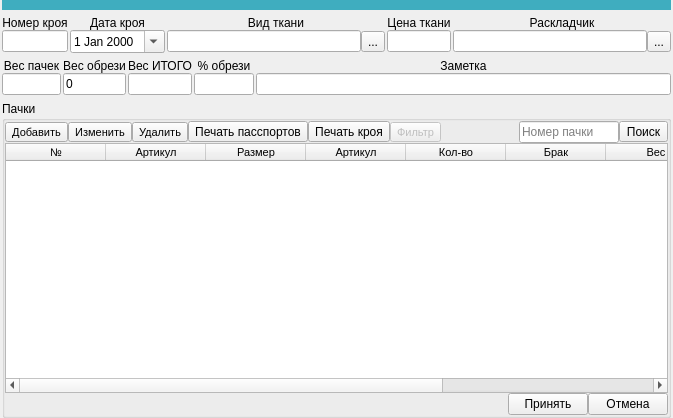
<?xml version="1.0" encoding="UTF-8"?>
<ui version="4.0">
 <class>Dialog</class>
 <widget class="QDialog" name="Dialog">
  <property name="geometry">
   <rect>
    <x>0</x>
    <y>0</y>
    <width>673</width>
    <height>418</height>
   </rect>
  </property>
  <property name="windowTitle">
   <string>Крой</string>
  </property>
  <layout class="QGridLayout" name="gridLayout">
   <property name="leftMargin">
    <number>2</number>
   </property>
   <property name="topMargin">
    <number>0</number>
   </property>
   <property name="rightMargin">
    <number>2</number>
   </property>
   <property name="bottomMargin">
    <number>0</number>
   </property>
   <property name="spacing">
    <number>6</number>
   </property>
   <item row="1" column="0">
    <layout class="QGridLayout" name="gridLayout_2">
     <item row="1" column="0">
      <layout class="QGridLayout" name="gridLayout_3" columnstretch="1,2,5,1,5">
       <property name="horizontalSpacing">
        <number>2</number>
       </property>
       <property name="verticalSpacing">
        <number>0</number>
       </property>
       <item row="1" column="1">
        <widget class="QDateEdit" name="de_cut_date">
         <property name="calendarPopup">
          <bool>true</bool>
         </property>
        </widget>
       </item>
       <item row="0" column="1">
        <widget class="QLabel" name="label">
         <property name="text">
          <string>&lt;html&gt;&lt;head/&gt;&lt;body&gt;&lt;p align=&quot;center&quot;&gt;Дата кроя&lt;/p&gt;&lt;/body&gt;&lt;/html&gt;</string>
         </property>
        </widget>
       </item>
       <item row="1" column="0">
        <widget class="QLineEdit" name="le_number_cut">
         <property name="readOnly">
          <bool>true</bool>
         </property>
        </widget>
       </item>
       <item row="1" column="4">
        <layout class="QHBoxLayout" name="horizontalLayout_2">
         <property name="spacing">
          <number>0</number>
         </property>
         <item>
          <widget class="QLineEdit" name="le_worker_cut">
           <property name="readOnly">
            <bool>true</bool>
           </property>
          </widget>
         </item>
         <item>
          <widget class="QToolButton" name="toolButton_2">
           <property name="text">
            <string>...</string>
           </property>
          </widget>
         </item>
        </layout>
       </item>
       <item row="0" column="0">
        <widget class="QLabel" name="label_2">
         <property name="text">
          <string>&lt;html&gt;&lt;head/&gt;&lt;body&gt;&lt;p align=&quot;center&quot;&gt;Номер кроя&lt;/p&gt;&lt;/body&gt;&lt;/html&gt;</string>
         </property>
        </widget>
       </item>
       <item row="0" column="4">
        <widget class="QLabel" name="label_4">
         <property name="text">
          <string>&lt;html&gt;&lt;head/&gt;&lt;body&gt;&lt;p align=&quot;center&quot;&gt;Раскладчик&lt;/p&gt;&lt;/body&gt;&lt;/html&gt;</string>
         </property>
        </widget>
       </item>
       <item row="1" column="2">
        <layout class="QHBoxLayout" name="horizontalLayout">
         <property name="spacing">
          <number>0</number>
         </property>
         <item>
          <widget class="QLineEdit" name="le_material_cut">
           <property name="readOnly">
            <bool>true</bool>
           </property>
          </widget>
         </item>
         <item>
          <widget class="QToolButton" name="toolButton">
           <property name="text">
            <string>...</string>
           </property>
          </widget>
         </item>
        </layout>
       </item>
       <item row="0" column="2">
        <widget class="QLabel" name="label_3">
         <property name="text">
          <string>&lt;html&gt;&lt;head/&gt;&lt;body&gt;&lt;p align=&quot;center&quot;&gt;Вид ткани&lt;/p&gt;&lt;/body&gt;&lt;/html&gt;</string>
         </property>
        </widget>
       </item>
       <item row="1" column="3">
        <widget class="QLineEdit" name="le_material_price"/>
       </item>
       <item row="0" column="3">
        <widget class="QLabel" name="label_10">
         <property name="text">
          <string>&lt;html&gt;&lt;head/&gt;&lt;body&gt;&lt;p align=&quot;center&quot;&gt;Цена ткани&lt;/p&gt;&lt;/body&gt;&lt;/html&gt;</string>
         </property>
        </widget>
       </item>
      </layout>
     </item>
     <item row="2" column="0">
      <layout class="QGridLayout" name="gridLayout_5" columnstretch="1,1,1,1,7">
       <property name="horizontalSpacing">
        <number>2</number>
       </property>
       <property name="verticalSpacing">
        <number>0</number>
       </property>
       <item row="1" column="0">
        <widget class="QLineEdit" name="le_weight_cut">
         <property name="readOnly">
          <bool>true</bool>
         </property>
        </widget>
       </item>
       <item row="1" column="1">
        <widget class="QLineEdit" name="le_weight_rest_cut">
         <property name="text">
          <string>0</string>
         </property>
        </widget>
       </item>
       <item row="1" column="3">
        <widget class="QLineEdit" name="le_rest_cut">
         <property name="readOnly">
          <bool>true</bool>
         </property>
        </widget>
       </item>
       <item row="1" column="2">
        <widget class="QLineEdit" name="le_all_weight_cut">
         <property name="readOnly">
          <bool>true</bool>
         </property>
        </widget>
       </item>
       <item row="0" column="2">
        <widget class="QLabel" name="label_7">
         <property name="text">
          <string>&lt;html&gt;&lt;head/&gt;&lt;body&gt;&lt;p align=&quot;center&quot;&gt;Вес ИТОГО&lt;/p&gt;&lt;/body&gt;&lt;/html&gt;</string>
         </property>
        </widget>
       </item>
       <item row="0" column="0">
        <widget class="QLabel" name="label_5">
         <property name="text">
          <string>&lt;html&gt;&lt;head/&gt;&lt;body&gt;&lt;p align=&quot;center&quot;&gt;Вес пачек&lt;/p&gt;&lt;/body&gt;&lt;/html&gt;</string>
         </property>
        </widget>
       </item>
       <item row="0" column="3">
        <widget class="QLabel" name="label_8">
         <property name="text">
          <string>&lt;html&gt;&lt;head/&gt;&lt;body&gt;&lt;p align=&quot;center&quot;&gt;% обрези&lt;/p&gt;&lt;/body&gt;&lt;/html&gt;</string>
         </property>
        </widget>
       </item>
       <item row="0" column="1">
        <widget class="QLabel" name="label_6">
         <property name="text">
          <string>&lt;html&gt;&lt;head/&gt;&lt;body&gt;&lt;p align=&quot;center&quot;&gt;Вес обрези&lt;/p&gt;&lt;/body&gt;&lt;/html&gt;</string>
         </property>
        </widget>
       </item>
       <item row="0" column="4">
        <widget class="QLabel" name="label_9">
         <property name="text">
          <string>&lt;html&gt;&lt;head/&gt;&lt;body&gt;&lt;p align=&quot;center&quot;&gt;Заметка&lt;/p&gt;&lt;/body&gt;&lt;/html&gt;</string>
         </property>
        </widget>
       </item>
       <item row="1" column="4">
        <widget class="QLineEdit" name="le_note_cut"/>
       </item>
      </layout>
     </item>
    </layout>
   </item>
   <item row="2" column="0">
    <widget class="QGroupBox" name="groupBox">
     <property name="title">
      <string>Пачки</string>
     </property>
     <layout class="QGridLayout" name="gridLayout_6">
      <property name="leftMargin">
       <number>0</number>
      </property>
      <property name="topMargin">
       <number>0</number>
      </property>
      <property name="rightMargin">
       <number>0</number>
      </property>
      <property name="bottomMargin">
       <number>0</number>
      </property>
      <property name="spacing">
       <number>0</number>
      </property>
      <item row="0" column="0">
       <layout class="QHBoxLayout" name="horizontalLayout_3">
        <property name="spacing">
         <number>0</number>
        </property>
        <item>
         <widget class="QToolButton" name="bu_pack_add">
          <property name="font">
           <font>
            <pointsize>8</pointsize>
           </font>
          </property>
          <property name="text">
           <string>Добавить</string>
          </property>
         </widget>
        </item>
        <item>
         <widget class="QToolButton" name="bu_pack_change">
          <property name="font">
           <font>
            <pointsize>8</pointsize>
           </font>
          </property>
          <property name="text">
           <string>Изменить</string>
          </property>
         </widget>
        </item>
        <item>
         <widget class="QToolButton" name="bu_pack_del">
          <property name="font">
           <font>
            <pointsize>8</pointsize>
           </font>
          </property>
          <property name="text">
           <string>Удалить</string>
          </property>
         </widget>
        </item>
        <item>
         <widget class="QToolButton" name="toolButton_5">
          <property name="text">
           <string>Печать пасспортов</string>
          </property>
         </widget>
        </item>
        <item>
         <widget class="QToolButton" name="toolButton_6">
          <property name="text">
           <string>Печать кроя</string>
          </property>
         </widget>
        </item>
        <item>
         <widget class="QToolButton" name="toolButton_3">
          <property name="enabled">
           <bool>false</bool>
          </property>
          <property name="font">
           <font>
            <pointsize>8</pointsize>
           </font>
          </property>
          <property name="text">
           <string>Фильтр</string>
          </property>
         </widget>
        </item>
        <item>
         <spacer name="horizontalSpacer">
          <property name="orientation">
           <enum>Qt::Horizontal</enum>
          </property>
          <property name="sizeHint" stdset="0">
           <size>
            <width>40</width>
            <height>20</height>
           </size>
          </property>
         </spacer>
        </item>
        <item>
         <widget class="QLineEdit" name="le_pack_number_filter">
          <property name="minimumSize">
           <size>
            <width>50</width>
            <height>0</height>
           </size>
          </property>
          <property name="maximumSize">
           <size>
            <width>100</width>
            <height>16777215</height>
           </size>
          </property>
          <property name="placeholderText">
           <string>Номер пачки</string>
          </property>
         </widget>
        </item>
        <item>
         <widget class="QToolButton" name="toolButton_4">
          <property name="text">
           <string>Поиск</string>
          </property>
         </widget>
        </item>
       </layout>
      </item>
      <item row="2" column="0">
       <layout class="QHBoxLayout" name="horizontalLayout_4">
        <item>
         <spacer name="horizontalSpacer_2">
          <property name="orientation">
           <enum>Qt::Horizontal</enum>
          </property>
          <property name="sizeHint" stdset="0">
           <size>
            <width>40</width>
            <height>20</height>
           </size>
          </property>
         </spacer>
        </item>
        <item>
         <widget class="QPushButton" name="pushButton">
          <property name="text">
           <string>Принять</string>
          </property>
          <property name="autoDefault">
           <bool>false</bool>
          </property>
         </widget>
        </item>
        <item>
         <widget class="QPushButton" name="pushButton_2">
          <property name="text">
           <string>Отмена</string>
          </property>
          <property name="autoDefault">
           <bool>false</bool>
          </property>
         </widget>
        </item>
       </layout>
      </item>
      <item row="1" column="0">
       <widget class="QTableWidget" name="tw_pack">
        <property name="font">
         <font>
          <family>Tahoma</family>
          <pointsize>8</pointsize>
         </font>
        </property>
        <property name="editTriggers">
         <set>QAbstractItemView::NoEditTriggers</set>
        </property>
        <property name="alternatingRowColors">
         <bool>false</bool>
        </property>
        <property name="selectionMode">
         <enum>QAbstractItemView::ExtendedSelection</enum>
        </property>
        <property name="selectionBehavior">
         <enum>QAbstractItemView::SelectRows</enum>
        </property>
        <attribute name="verticalHeaderVisible">
         <bool>false</bool>
        </attribute>
        <attribute name="verticalHeaderDefaultSectionSize">
         <number>20</number>
        </attribute>
        <attribute name="verticalHeaderMinimumSectionSize">
         <number>18</number>
        </attribute>
        <column>
         <property name="text">
          <string>№</string>
         </property>
        </column>
        <column>
         <property name="text">
          <string>Артикул</string>
         </property>
        </column>
        <column>
         <property name="text">
          <string>Размер</string>
         </property>
        </column>
        <column>
         <property name="text">
          <string>Артикул</string>
         </property>
        </column>
        <column>
         <property name="text">
          <string>Кол-во</string>
         </property>
        </column>
        <column>
         <property name="text">
          <string>Брак</string>
         </property>
        </column>
        <column>
         <property name="text">
          <string>Вес</string>
         </property>
        </column>
        <column>
         <property name="text">
          <string>Приемка</string>
         </property>
        </column>
        <column>
         <property name="text">
          <string>Проверка</string>
         </property>
        </column>
       </widget>
      </item>
     </layout>
    </widget>
   </item>
   <item row="0" column="0">
    <widget class="QWidget" name="sw_new_cut_2" native="true">
     <property name="minimumSize">
      <size>
       <width>0</width>
       <height>10</height>
      </size>
     </property>
     <property name="styleSheet">
      <string notr="true">background-color: rgb(63, 173, 191);</string>
     </property>
    </widget>
   </item>
  </layout>
 </widget>
 <tabstops>
  <tabstop>toolButton_4</tabstop>
  <tabstop>pushButton_2</tabstop>
  <tabstop>pushButton</tabstop>
  <tabstop>le_number_cut</tabstop>
  <tabstop>de_cut_date</tabstop>
  <tabstop>le_material_cut</tabstop>
  <tabstop>le_material_price</tabstop>
  <tabstop>le_worker_cut</tabstop>
  <tabstop>le_weight_cut</tabstop>
  <tabstop>le_weight_rest_cut</tabstop>
  <tabstop>le_all_weight_cut</tabstop>
  <tabstop>le_rest_cut</tabstop>
  <tabstop>le_note_cut</tabstop>
  <tabstop>bu_pack_add</tabstop>
  <tabstop>bu_pack_change</tabstop>
  <tabstop>bu_pack_del</tabstop>
  <tabstop>toolButton_3</tabstop>
  <tabstop>tw_pack</tabstop>
  <tabstop>toolButton</tabstop>
  <tabstop>le_pack_number_filter</tabstop>
  <tabstop>toolButton_2</tabstop>
 </tabstops>
 <resources/>
 <connections>
  <connection>
   <sender>de_cut_date</sender>
   <signal>editingFinished()</signal>
   <receiver>Dialog</receiver>
   <slot>ui_edit_date_cut()</slot>
   <hints>
    <hint type="sourcelabel">
     <x>145</x>
     <y>39</y>
    </hint>
    <hint type="destinationlabel">
     <x>0</x>
     <y>20</y>
    </hint>
   </hints>
  </connection>
  <connection>
   <sender>le_material_cut</sender>
   <signal>textChanged(QString)</signal>
   <receiver>Dialog</receiver>
   <slot>ui_edit_material_cut()</slot>
   <hints>
    <hint type="sourcelabel">
     <x>285</x>
     <y>42</y>
    </hint>
    <hint type="destinationlabel">
     <x>250</x>
     <y>0</y>
    </hint>
   </hints>
  </connection>
  <connection>
   <sender>le_worker_cut</sender>
   <signal>textChanged(QString)</signal>
   <receiver>Dialog</receiver>
   <slot>ui_edit_worker_cut()</slot>
   <hints>
    <hint type="sourcelabel">
     <x>539</x>
     <y>40</y>
    </hint>
    <hint type="destinationlabel">
     <x>540</x>
     <y>0</y>
    </hint>
   </hints>
  </connection>
  <connection>
   <sender>le_note_cut</sender>
   <signal>editingFinished()</signal>
   <receiver>Dialog</receiver>
   <slot>ui_edit_note_cut()</slot>
   <hints>
    <hint type="sourcelabel">
     <x>429</x>
     <y>82</y>
    </hint>
    <hint type="destinationlabel">
     <x>404</x>
     <y>0</y>
    </hint>
   </hints>
  </connection>
  <connection>
   <sender>toolButton</sender>
   <signal>clicked()</signal>
   <receiver>Dialog</receiver>
   <slot>ui_view_list_material()</slot>
   <hints>
    <hint type="sourcelabel">
     <x>369</x>
     <y>50</y>
    </hint>
    <hint type="destinationlabel">
     <x>466</x>
     <y>0</y>
    </hint>
   </hints>
  </connection>
  <connection>
   <sender>toolButton_2</sender>
   <signal>clicked()</signal>
   <receiver>Dialog</receiver>
   <slot>ui_view_list_worker()</slot>
   <hints>
    <hint type="sourcelabel">
     <x>650</x>
     <y>50</y>
    </hint>
    <hint type="destinationlabel">
     <x>655</x>
     <y>0</y>
    </hint>
   </hints>
  </connection>
  <connection>
   <sender>le_weight_rest_cut</sender>
   <signal>editingFinished()</signal>
   <receiver>Dialog</receiver>
   <slot>ui_edit_width_rest_cut()</slot>
   <hints>
    <hint type="sourcelabel">
     <x>105</x>
     <y>88</y>
    </hint>
    <hint type="destinationlabel">
     <x>0</x>
     <y>54</y>
    </hint>
   </hints>
  </connection>
  <connection>
   <sender>bu_pack_add</sender>
   <signal>clicked()</signal>
   <receiver>Dialog</receiver>
   <slot>ui_add_pack()</slot>
   <hints>
    <hint type="sourcelabel">
     <x>31</x>
     <y>135</y>
    </hint>
    <hint type="destinationlabel">
     <x>0</x>
     <y>124</y>
    </hint>
   </hints>
  </connection>
  <connection>
   <sender>tw_pack</sender>
   <signal>itemDoubleClicked(QTableWidgetItem*)</signal>
   <receiver>Dialog</receiver>
   <slot>ui_double_click_pack()</slot>
   <hints>
    <hint type="sourcelabel">
     <x>599</x>
     <y>220</y>
    </hint>
    <hint type="destinationlabel">
     <x>655</x>
     <y>219</y>
    </hint>
   </hints>
  </connection>
  <connection>
   <sender>bu_pack_change</sender>
   <signal>clicked()</signal>
   <receiver>Dialog</receiver>
   <slot>ui_edit_pack()</slot>
   <hints>
    <hint type="sourcelabel">
     <x>127</x>
     <y>135</y>
    </hint>
    <hint type="destinationlabel">
     <x>0</x>
     <y>116</y>
    </hint>
   </hints>
  </connection>
  <connection>
   <sender>bu_pack_del</sender>
   <signal>clicked()</signal>
   <receiver>Dialog</receiver>
   <slot>ui_del_pack()</slot>
   <hints>
    <hint type="sourcelabel">
     <x>184</x>
     <y>135</y>
    </hint>
    <hint type="destinationlabel">
     <x>0</x>
     <y>170</y>
    </hint>
   </hints>
  </connection>
  <connection>
   <sender>le_weight_cut</sender>
   <signal>editingFinished()</signal>
   <receiver>Dialog</receiver>
   <slot>ui_edit_width_cut()</slot>
   <hints>
    <hint type="sourcelabel">
     <x>45</x>
     <y>93</y>
    </hint>
    <hint type="destinationlabel">
     <x>0</x>
     <y>68</y>
    </hint>
   </hints>
  </connection>
  <connection>
   <sender>pushButton</sender>
   <signal>clicked()</signal>
   <receiver>Dialog</receiver>
   <slot>ui_acc()</slot>
   <hints>
    <hint type="sourcelabel">
     <x>546</x>
     <y>408</y>
    </hint>
    <hint type="destinationlabel">
     <x>546</x>
     <y>455</y>
    </hint>
   </hints>
  </connection>
  <connection>
   <sender>pushButton_2</sender>
   <signal>clicked()</signal>
   <receiver>Dialog</receiver>
   <slot>ui_can()</slot>
   <hints>
    <hint type="sourcelabel">
     <x>616</x>
     <y>403</y>
    </hint>
    <hint type="destinationlabel">
     <x>721</x>
     <y>389</y>
    </hint>
   </hints>
  </connection>
  <connection>
   <sender>toolButton_4</sender>
   <signal>clicked()</signal>
   <receiver>Dialog</receiver>
   <slot>ui_fast_filter()</slot>
   <hints>
    <hint type="sourcelabel">
     <x>668</x>
     <y>135</y>
    </hint>
    <hint type="destinationlabel">
     <x>686</x>
     <y>139</y>
    </hint>
   </hints>
  </connection>
  <connection>
   <sender>le_pack_number_filter</sender>
   <signal>editingFinished()</signal>
   <receiver>Dialog</receiver>
   <slot>ui_fast_filter()</slot>
   <hints>
    <hint type="sourcelabel">
     <x>575</x>
     <y>132</y>
    </hint>
    <hint type="destinationlabel">
     <x>568</x>
     <y>-76</y>
    </hint>
   </hints>
  </connection>
  <connection>
   <sender>toolButton_5</sender>
   <signal>clicked()</signal>
   <receiver>Dialog</receiver>
   <slot>ui_print_passport()</slot>
   <hints>
    <hint type="sourcelabel">
     <x>247</x>
     <y>124</y>
    </hint>
    <hint type="destinationlabel">
     <x>245</x>
     <y>-27</y>
    </hint>
   </hints>
  </connection>
  <connection>
   <sender>toolButton_6</sender>
   <signal>clicked()</signal>
   <receiver>Dialog</receiver>
   <slot>ui_print_cut()</slot>
   <hints>
    <hint type="sourcelabel">
     <x>349</x>
     <y>128</y>
    </hint>
    <hint type="destinationlabel">
     <x>754</x>
     <y>99</y>
    </hint>
   </hints>
  </connection>
 </connections>
 <slots>
  <slot>ui_edit_number_cut()</slot>
  <slot>ui_edit_date_cut()</slot>
  <slot>ui_edit_material_cut()</slot>
  <slot>ui_edit_worker_cut()</slot>
  <slot>ui_edit_width_cut()</slot>
  <slot>ui_edit_note_cut()</slot>
  <slot>ui_view_list_material()</slot>
  <slot>ui_view_list_worker()</slot>
  <slot>ui_edit_width_rest_cut()</slot>
  <slot>ui_add_pack()</slot>
  <slot>ui_double_click_pack()</slot>
  <slot>ui_edit_pack()</slot>
  <slot>ui_del_pack()</slot>
  <slot>ui_acc()</slot>
  <slot>ui_can()</slot>
  <slot>ui_fast_filter()</slot>
  <slot>ui_print_passport()</slot>
  <slot>ui_print_cut()</slot>
 </slots>
</ui>
